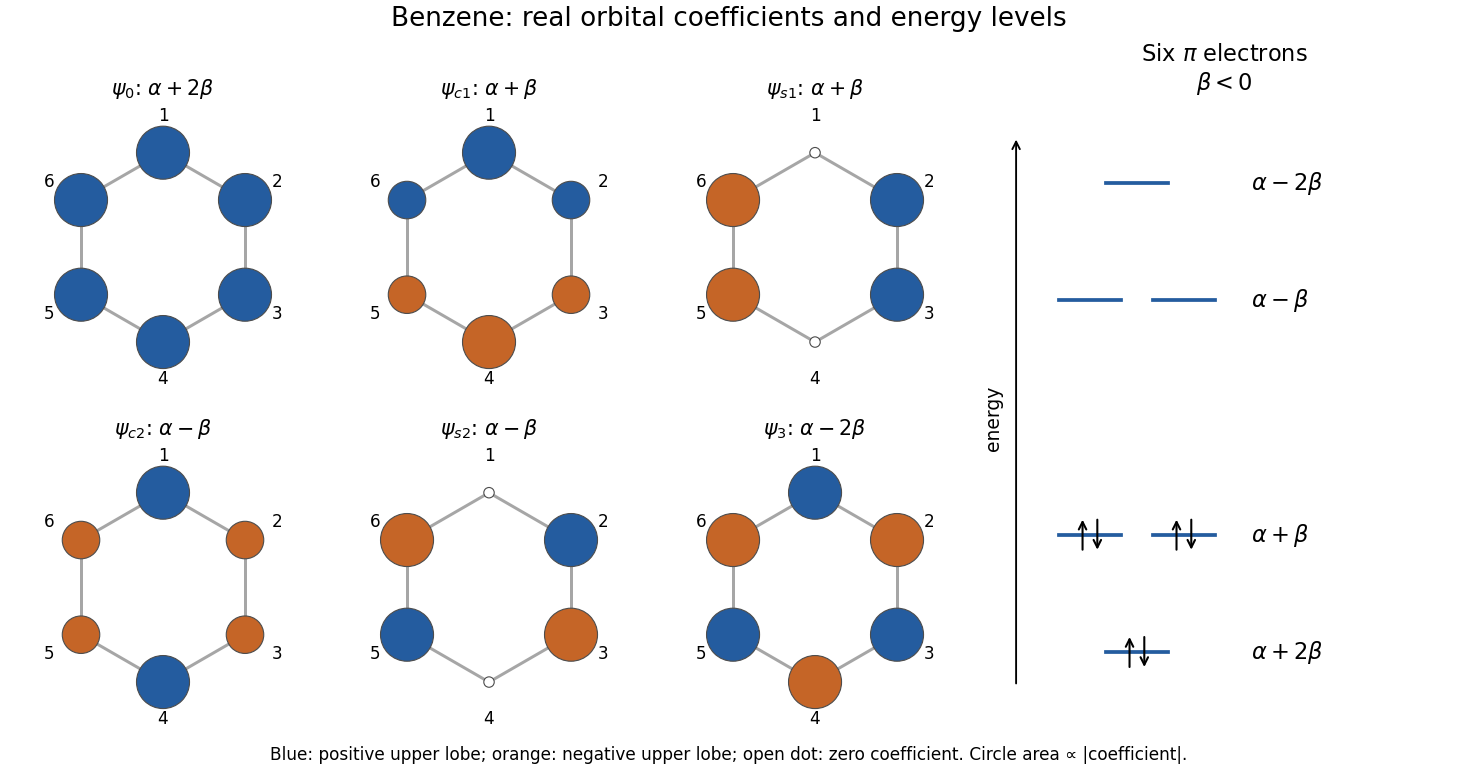

The Python source for this figure:
"""Original real benzene Hückel orbitals; phases above the molecular plane."""
from pathlib import Path
import sys
sys.path.insert(0, str(Path(__file__).resolve().parents[2]))
from tools.chemistry_diagram import ring, finish
import numpy as np
import matplotlib.pyplot as plt
from matplotlib.patches import Circle

th=np.arange(6)*np.pi/3
points=np.column_stack([np.sin(th),np.cos(th)])
vectors=np.array([[1,1,1,1,1,1], [2,1,-1,-2,-1,1], [0,1,1,0,-1,-1],
                  [2,-1,-1,2,-1,-1], [0,1,-1,0,1,-1], [1,-1,1,-1,1,-1]],float)
vectors/=np.linalg.norm(vectors,axis=1)[:,None]
labels=[r'$\psi_0$: $\alpha+2\beta$', r'$\psi_{c1}$: $\alpha+\beta$',
        r'$\psi_{s1}$: $\alpha+\beta$', r'$\psi_{c2}$: $\alpha-\beta$',
        r'$\psi_{s2}$: $\alpha-\beta$', r'$\psi_3$: $\alpha-2\beta$']
fig=plt.figure(figsize=(10.8,5.7),layout='constrained')
gs=fig.add_gridspec(2,4,width_ratios=[1,1,1,1.45])
for k,(v,label) in enumerate(zip(vectors,labels)):
    ax=fig.add_subplot(gs[k//3,k%3]);ring(ax,points,color='0.65')
    for j,(p,c) in enumerate(zip(points,v)):
        rad=.28*np.sqrt(abs(c)/np.max(abs(v))) if c else .055
        ax.add_patch(Circle(p,rad,facecolor='#245c9f' if c>0 else '#c56527' if c<0 else 'white',
                            edgecolor='0.3',lw=.6,zorder=3))
        ax.text(*(p*1.39),str(j+1),ha='center',va='center',fontsize=9)
    finish(ax,(-1.55,1.55),(-1.55,1.55));ax.set_title(label,fontsize=11,pad=2)
ax=fig.add_subplot(gs[:,3]);ax.axis('off');ax.set(xlim=(-.4,3),ylim=(-2.7,2.7))
ax.annotate('',(-.25,2.4),(-.25,-2.3),arrowprops={'arrowstyle':'->'})
ax.text(-.35,0,'energy',rotation=90,ha='right',va='center',fontsize=10)
for y,xs,energy,occ in [(-2,[.65],r'$\alpha+2\beta$',2),(-1,[.3,1.],r'$\alpha+\beta$',2),
                        (1,[.3,1.],r'$\alpha-\beta$',0),(2,[.65],r'$\alpha-2\beta$',0)]:
    for x in xs:
        ax.plot([x-.23,x+.23],[y,y],color='#245c9f',lw=2)
        if occ:
            for dx,start,end in [(-.055,y-.16,y+.16),(.055,y+.16,y-.16)]:
                ax.annotate('',(x+dx,end),(x+dx,start),arrowprops={'arrowstyle':'->','lw':1.1})
    ax.text(1.5,y,energy,fontsize=12,va='center')
ax.set_title('Six $\\pi$ electrons\n$\\beta<0$',fontsize=12)
fig.suptitle('Benzene: real orbital coefficients and energy levels',fontsize=14)
fig.supxlabel('Blue: positive upper lobe; orange: negative upper lobe; open dot: zero coefficient. Circle area ∝ |coefficient|.',fontsize=9)
fig.savefig(Path(__file__).stem+'.png',dpi=135,facecolor='white')
plt.close(fig)
